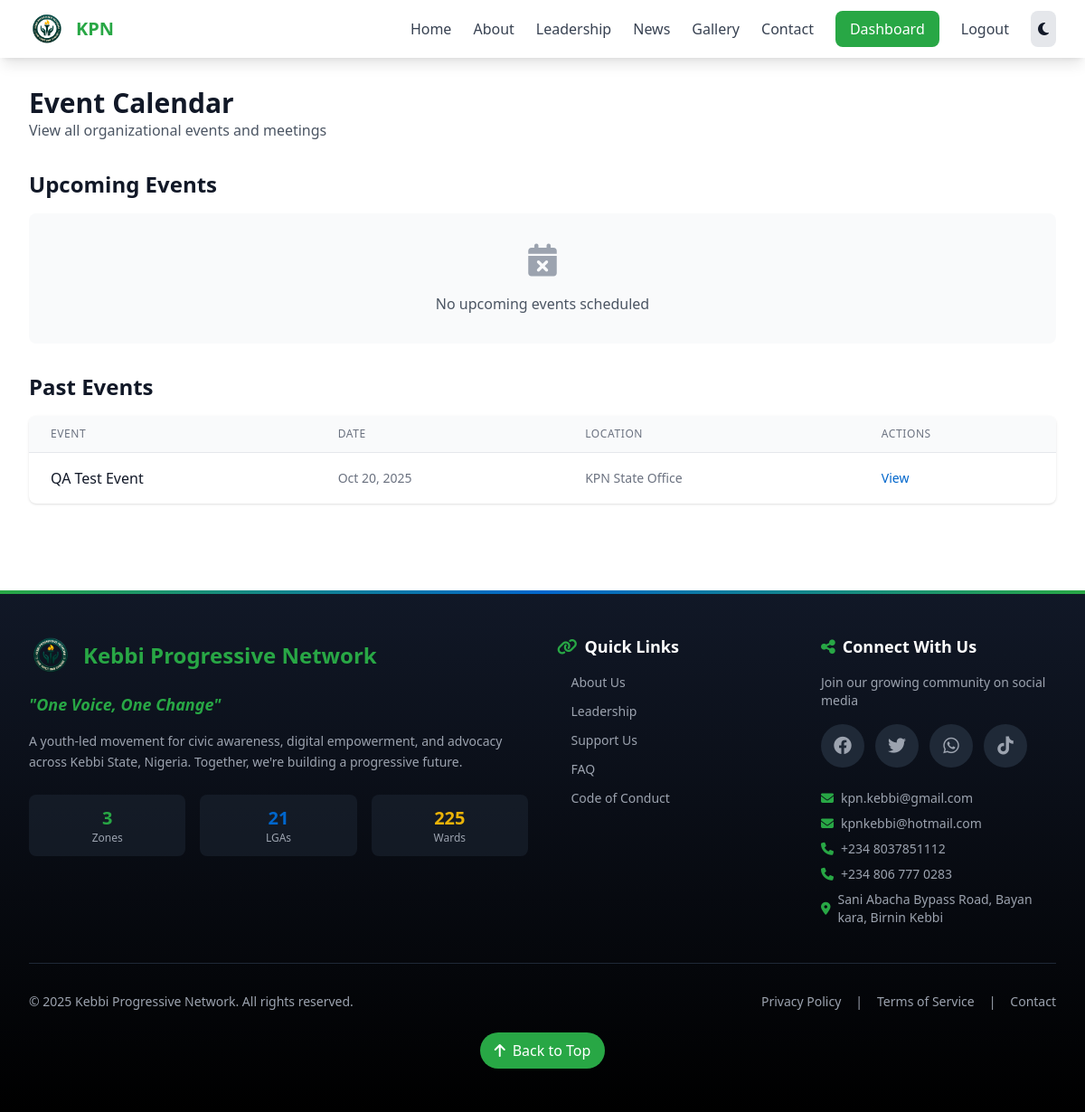
The page /events/calendar/ (signed in) on the database its author committed.
### events/models.py (models this page shows, shortened)
class Event(models.Model):
    title = models.CharField(max_length=300)
    description = models.TextField()
    location = models.CharField(max_length=300)
    start_date = models.DateTimeField()
    end_date = models.DateTimeField()
    created_by = models.ForeignKey(settings.AUTH_USER_MODEL, on_delete=models.CASCADE, related_name='created_events')
    created_at = models.DateTimeField(auto_now_add=True)
    updated_at = models.DateTimeField(auto_now=True)
    class Meta:
        ordering = ['-start_date']

### events/views.py (the view)
# urls.py: path('calendar/', views.event_calendar, name='event_calendar'),
@login_required
def event_calendar(request):
    upcoming_events = Event.objects.filter(start_date__gte=timezone.now()).order_by('start_date')
    past_events = Event.objects.filter(start_date__lt=timezone.now()).order_by('-start_date')[:10]
    context = {
        'upcoming_events': upcoming_events,
        'past_events': past_events,
    }
    return render(request, 'events/event_calendar.html', context)

### staff/context_processors.py (called while the page is built)
def announcements(request):
    user_announcements = []
    if request.user.is_authenticated:
        user_announcements = Announcement.for_user(request.user)[:10]
    return {
        'user_announcements': user_announcements
    }

### staff/models.py (called while the page is built)
    @classmethod
    def for_user(cls, user):
        from django.utils import timezone
        from django.db.models import Q
        now = timezone.now()
        base_query = cls.objects.filter(is_active=True).filter(
            Q(expires_at__isnull=True) | Q(expires_at__gt=now)
        )
        query = Q(scope='GENERAL')
        if user.zone:
            query |= Q(scope='ZONAL', target_zone=user.zone)
        if user.lga:
            query |= Q(scope='LGA', target_lga=user.lga)
        if user.ward:
            query |= Q(scope='WARD', target_ward=user.ward)
        return base_query.filter(query).select_related('created_by', 'target_zone', 'target_lga', 'target_ward')

### events/templates/events/event_calendar.html (shortened to what this page needs)
{% extends 'base.html' %}
{% block content %}
<div class="max-w-7xl mx-auto px-4 sm:px-6 lg:px-8 py-8">
    <div class="mb-8 flex justify-between items-center">
        <div>
            <h1 class="text-3xl font-bold">Event Calendar</h1>
            <p class="text-gray-600 dark:text-gray-400">View all organizational events and meetings</p>
        </div>
    </div>
    <div class="mb-8">
        <h2 class="text-2xl font-bold mb-4">Upcoming Events</h2>
        {% if upcoming_events %}
        <div class="grid grid-cols-1 md:grid-cols-2 lg:grid-cols-3 gap-6">
            {% for event in upcoming_events %}
            <div class="bg-white dark:bg-gray-800 rounded-lg shadow p-6 hover:shadow-lg transition">
                <div class="flex items-start justify-between mb-4">
                    <h3 class="text-xl font-semibold">{{ event.title }}</h3>
                    <span class="bg-blue-100 dark:bg-blue-900 text-blue-800 dark:text-blue-200 text-xs px-2 py-1 rounded">Upcoming</span>
                </div>
                <p class="text-gray-600 dark:text-gray-400 text-sm mb-4">{{ event.description|truncatewords:20 }}</p>
                <div class="space-y-2 text-sm mb-4">
                    <p><i class="fas fa-calendar mr-2 text-kpn-blue"></i>{{ event.start_date|date:"M d, Y - g:i A" }}</p>
                    <p><i class="fas fa-map-marker-alt mr-2 text-kpn-blue"></i>{{ event.location }}</p>
                </div>
                <a href="{% url 'events:event_detail' event.pk %}" class="block text-center bg-gray-100 dark:bg-gray-700 px-4 py-2 rounded hover:bg-gray-200 dark:hover:bg-gray-600 transition">
                    View Details
                </a>
            </div>
            {% endfor %}
        </div>
        {% else %}
        <div class="bg-gray-50 dark:bg-gray-800 rounded-lg p-8 text-center">
            <i class="fas fa-calendar-times text-4xl text-gray-400 mb-4"></i>
            <p class="text-gray-600 dark:text-gray-400">No upcoming events scheduled</p>
        </div>
        {% endif %}
    </div>
    <div>
        <h2 class="text-2xl font-bold mb-4">Past Events</h2>
        {% if past_events %}
        <div class="bg-white dark:bg-gray-800 rounded-lg shadow overflow-hidden">
            <table class="min-w-full divide-y divide-gray-200 dark:divide-gray-700">
                <thead class="bg-gray-50 dark:bg-gray-900">
                    <tr>
                        <th class="px-6 py-3 text-left text-xs font-medium text-gray-500 dark:text-gray-400 uppercase tracking-wider">Event</th>
                        <th class="px-6 py-3 text-left text-xs font-medium text-gray-500 dark:text-gray-400 uppercase tracking-wider">Date</th>
                        <th class="px-6 py-3 text-left text-xs font-medium text-gray-500 dark:text-gray-400 uppercase tracking-wider">Location</th>
                        <th class="px-6 py-3 text-left text-xs font-medium text-gray-500 dark:text-gray-400 uppercase tracking-wider">Actions</th>
                    </tr>
                </thead>
                <tbody class="divide-y divide-gray-200 dark:divide-gray-700">
                    {% for event in past_events %}
                    <tr>
                        <td class="px-6 py-4 whitespace-nowrap">{{ event.title }}</td>
                        <td class="px-6 py-4 whitespace-nowrap text-sm text-gray-500 dark:text-gray-400">{{ event.start_date|date:"M d, Y" }}</td>
                        <td class="px-6 py-4 whitespace-nowrap text-sm text-gray-500 dark:text-gray-400">{{ event.location }}</td>
                        <td class="px-6 py-4 whitespace-nowrap text-sm">
                            <a href="{% url 'events:event_detail' event.pk %}" class="text-kpn-blue hover:underline">View</a>
                        </td>
                    </tr>
                    {% endfor %}
                </tbody>
            </table>
        </div>
        {% else %}
        <div class="bg-gray-50 dark:bg-gray-800 rounded-lg p-8 text-center">
            <p class="text-gray-600 dark:text-gray-400">No past events</p>
        </div>
        {% endif %}
    </div>
</div>
{% endblock %}

### rows shown on the page
Event: title "QA Test Event", start_date "Oct 20, 2025", location "KPN State Office"
